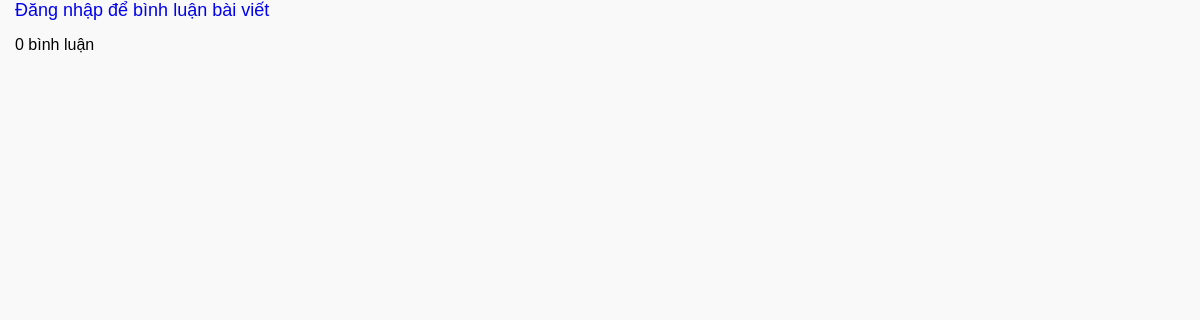
The page /comment.php?id=12 on the database as committed earlier.
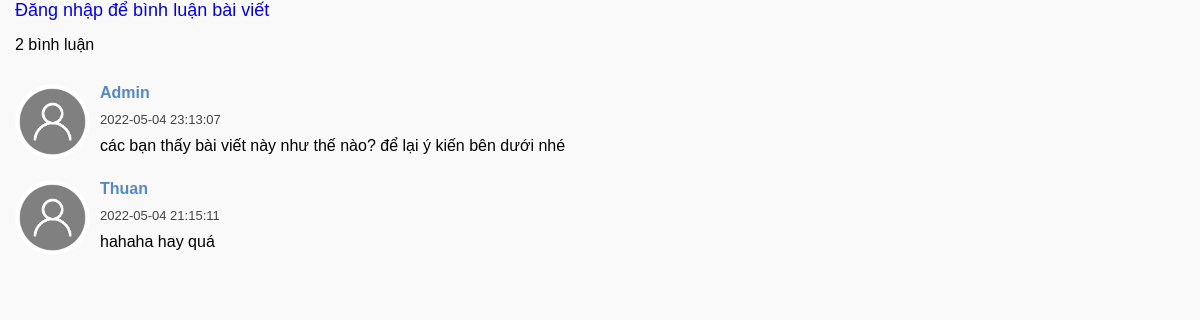
The same page on the database as committed later.
### tables this page shows
CREATE TABLE `comment` (
  `cmt_id` int(10) NOT NULL,
  `cmt_name` varchar(50) NOT NULL,
  `cmt_content` text NOT NULL,
  `user_id` int(10) NOT NULL,
  `post_id` int(10) NOT NULL,
  `cmt_date_time` datetime NOT NULL
);

### comment.php (the view, shortened to what this page needs)
<link rel="stylesheet" href="./css/style.css">
<?php
    include("conn.php");
    if (isset($_SESSION["login"])){
        if (isset($_POST['cmt_send'])){
            $cmt_name = $_POST['cmt_name'];
            $post_id = $_POST['post_id'];
            $user_id = $_SESSION['login']["0"];
            $cmt_content = $_POST['cmt_content'];
            $sql_ins = "INSERT INTO `comment`(cmt_name,cmt_content,user_id,post_id,cmt_date_time) VALUES('$cmt_name','$cmt_content','$user_id','$post_id','".date("Y-m-d H:i:s")."')";
            $rsl_ins = mysqli_query($connect,$sql_ins);
            echo "<script>parent.location.reload();</script>";
            die;
         }
?>
<style>
    .comment-post{
        width: 100%;
        padding: 0 15px;
    }
    form .cmt-content{
        padding: 10px;
        resize: none;
        width: 100%;
        font-size: 18px;
        height: 125px;
        border-color: #dcdcdc;
        margin-bottom: 15px;
        border-radius: 3px;
        text-transform: none;
        border: 1px solid #dcdcdc;
    }
    form .cmt-sent-btn{
        min-width: 25%;
        display: block;
        padding: 15px 35px;
        background-color: var(--color-txt);
        color: #fff;
        border: none;
        border-radius: 3px;
        cursor: pointer;
    }
</style>
<body>
    <form action="comment.php" method="post" class="comment-post">
        <input type="hidden" name="cmt_name" value="<?=$_SESSION["login"]["1"]?>">
        <?php if(isset($_GET["id"])){?>
        <input type="hidden" name="post_id" value="<?=$_GET["id"]?>">
        <?php } ?>
        <textarea class="cmt-content" name="cmt_content" id="" cols="30" rows="10" placeholder="Ý kiến của bạn?"></textarea>
        <input class="cmt-sent-btn" type="submit" value="Gửi bình luận" name="cmt_send">
    </form>
        <?php } else { ?>
            <a class="login-to-cmt" href='login.php' target='_parent' style="font-size: 18px; text-decoration: none; margin: 0 15px; text-transform: none;">Đăng nhập để bình luận bài viết</a>
        <?php }  ?>
<link rel="stylesheet" href="https://cdnjs.cloudflare.com/ajax/libs/font-awesome/5.15.3/css/all.min.css">
    <?php
        if(isset($_GET["id"])){
        $id = $_GET["id"];
        $sql_sl = "SELECT * FROM `comment`,`posts` WHERE `posts`.post_id = `comment`.post_id AND `comment`.post_id='$id' ORDER BY cmt_date_time DESC LIMIT 0,5";
        $rsl_sl = mysqli_query($connect,$sql_sl);
        $sql_cnt = "SELECT * FROM `comment`,`posts` WHERE `posts`.post_id = `comment`.post_id AND `comment`.post_id='$id'";
        $rsl_cnt = mysqli_query($connect,$sql_cnt);
        $cnt = mysqli_num_rows($rsl_cnt);
        ?>
        <span class="cmt-count"><?=$cnt?> bình luận</span>
        <div id="result_para">
        <?php
        while($row = mysqli_fetch_array($rsl_sl)){ ?>
            <div class="comments-has-sent">
                <div class="img_section">
                    <img src="images/user_img.png" alt="user">
                </div>
                <div class="cmt-details">
                    <p class="cmt-user-name"><?=$row["cmt_name"]?></p>
                    <p class="cmt-time"><?=$row["cmt_date_time"]?></p>
                    <p class="cmt-content"><?=$row["cmt_content"]?></p>
                </div>
            </div>
     <?php } ?>
     </div>
     <?php   }
    ?>
</body>

Rows that differ between the two databases and show on the page:
added comment: cmt_name "Admin", cmt_date_time "2022-05-04 23:13:07", cmt_content "các bạn thấy bài viết này như thế nào? để lại ý kiến bên dưới nhé"
added comment: cmt_name "Thuan", cmt_date_time "2022-05-04 21:15:11", cmt_content "hahaha hay quá"
Other text that changed with them:
$cnt: "0" → "2"
